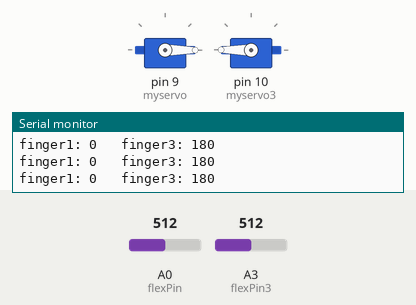
Simulated run of this sketch. Board: Arduino Uno, built with avr-gcc and run on an emulated ATmega328P. Parts: 2 × servo, the last lines printed to the serial monitor. The inputs (shaded band) are chosen by the test bench; at power-on: A0 (flexPin) = 512, A3 (flexPin3) = 512.

Above: at 1.2 s.
1.3 s: A0 (flexPin) set to 122
At 1.7 s:
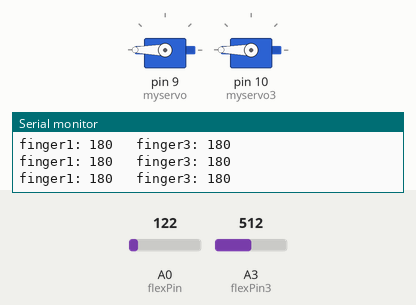
2.8 s: A3 (flexPin3) set to 122
At 4.0 s:
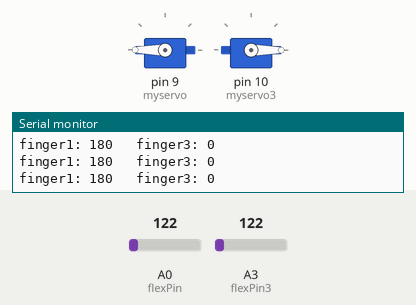
4.3 s: A0 (flexPin) set to 306
At 5.0 s:
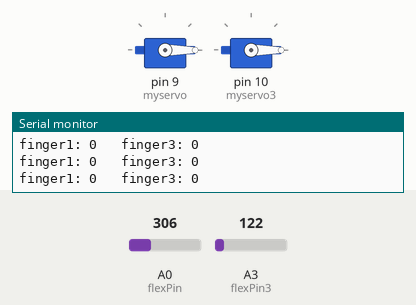
5.8 s: A0 (flexPin) set to 0
At 6.8 s:
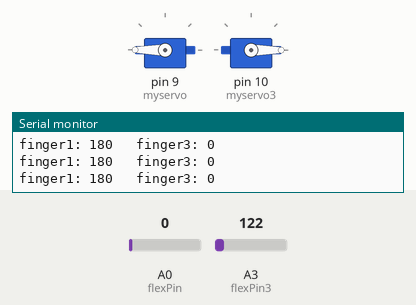
7.3 s: A0 (flexPin) set to 511
At 8.1 s:
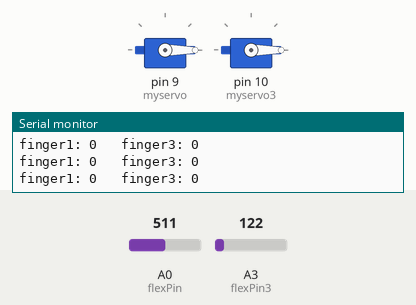
10.3 s: A3 (flexPin3) set to 306
At 10.9 s:
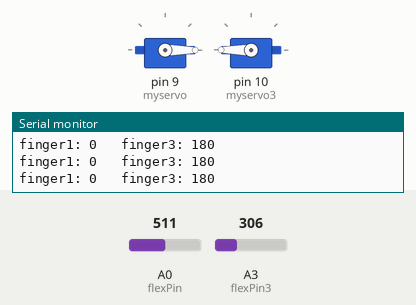
Timing chart, 0 to 13.3 s (numbered marks = the images above; inputs shaded):
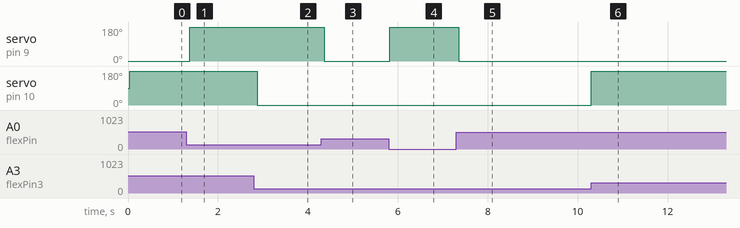

The sketch:

sketch_may24a.ino
```cpp
#include <Servo.h>

const int flexPin = A0; //pin A0
const int flexPin1 = A1;
const int flexPin2 = A2;
const int flexPin3 = A3;
const int flexPin4 = A4;

//Variables:
int value; //save analog value
int value1;
int value2;
int value3;
int value4;


Servo myservo;
Servo myservo1;
Servo myservo2;
Servo myservo3;
Servo myservo4;

int angle = 0;//chanegs angle value based on flex sensor reading
int angle1 = 0;
int angle2 = 0;
int angle3 = 0;
int angle4 = 0;


void setup() {

  Serial.begin(9600);
  myservo.attach(9);
  myservo3.attach(10);
  //myservo2.attach();
  //myservo3.attach();
  //myservo4.attach();


}

void loop() {

  value = analogRead(flexPin);         //Read and save analog value from potentiometer
  //Serial.println(value);               //Print value
  angle = map(value, 145, 260, 180, 0);//Map value 0-1023 to 0-255 (PWM)
  angle = constrain(angle, 0, 180);
  Serial.print("finger1: ");
  Serial.print(angle);
  myservo.write(angle);
  delay(40);
  /*  //flexpin1
    value1 = analogRead(flexPin1);         //Read and save analog value from potentiometer
    //Serial.println(value);               //Print value
    angle1 = map(value1, 260, 120, 0, 180);//Map value 0-1023 to 0-255 (PWM)
    Serial.print("\t sensor1: ");
    Serial.print(angle1);
    myservo1.write(angle1);
    delay(40);
    //flexpin2
    value2 = analogRead(flexPin2);         //Read and save analog value from potentiometer
    //Serial.println(value);               //Print value
    angle2 = map(value2, 718, 865, 0, 180);//Map value 0-1023 to 0-255 (PWM)
    Serial.print("\t sensor2: ");
    Serial.print(angle2);
    myservo2.write(angle2);
    delay(40);
  */
  //flexpin3
  value3 = analogRead(flexPin3);         //Read and save analog value from potentiometer
  //Serial.println(value);               //Print value
  angle3 = map(value3, 145, 275, 0, 180);//Map value 0-1023 to 0-255 (PWM)
  angle3 = constrain(angle3, 0, 180);
  Serial.print("\t finger3: ");
  Serial.println(angle3);
  myservo3.write(angle3);
  delay(40);
}
/*
    //flexpin4
    value4 = analogRead(flexPin4);         //Read and save analog value from potentiometer
    //Serial.println(value);               //Print value
    angle4 = map(value4, 715, 880, 0, 180);//Map value 0-1023 to 0-255 (PWM)
    Serial.print("\t sensor4: ");
    Serial.println(angle4);
    myservo4.write(angle4);
    delay(40);
  }
*/
```

Measured:
- after the input at 1.3 s, servo on pin 9 (myservo): 0° → 180° after 0.08 s
- after the input at 2.8 s, servo on pin 10 (myservo3): 180° → 0° after 0.07 s
- after the input at 4.3 s, servo on pin 9 (myservo): 180° → 0° after 0.07 s
- after the input at 5.8 s, servo on pin 9 (myservo): 0° → 180° at once
- after the input at 7.3 s, servo on pin 9 (myservo): 180° → 0° after 0.06 s
- after the input at 10.3 s, servo on pin 10 (myservo3): 0° → 180° at once
